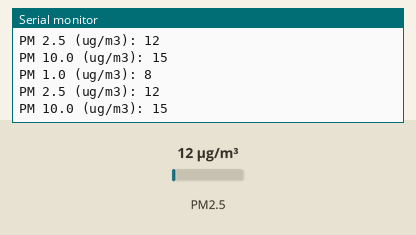
Bench run of a sketch on a simulated Arduino Mega 2560, built with avr-gcc and run on an emulated ATmega2560. Shown: the last lines printed to the serial monitor. The inputs (shaded band) are chosen by the test bench; at power-on: PM2.5 12 µg/m³.

Above: at 2.8 s.
2.9 s: PM2.5 set to 6 µg/m³
At 3.8 s:
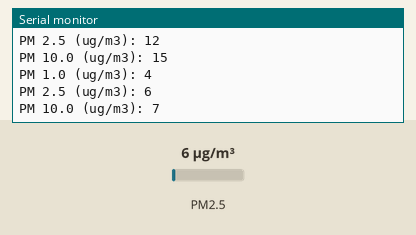
4.4 s: PM2.5 set to 75 µg/m³
At 5.6 s:
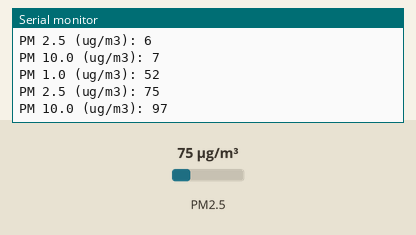
Timing chart, 0 to 7.4 s (numbered marks = the images above; inputs shaded):
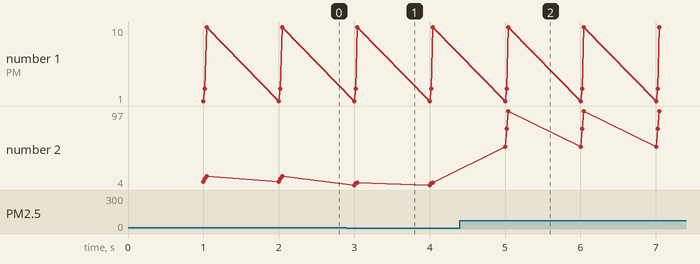

Measured:
- after the input at 2.9 s, the serial monitor: prints a new line after 0.10 s (image 1)
- after the input at 4.4 s, the serial monitor: prints a new line after 0.60 s (image 2)
- plotted number 2: 15 → 7 after the input at 2.9 s, 7 → 97 after the input at 4.4 s

The sketch:

pms7003.ino
```cpp
#include "PMS.h"

PMS pms(Serial1);
PMS::DATA data;

void setup()
{
  Serial.begin(9600);   // GPIO1, GPIO3 (TX/RX pin on ESP-12E Development Board)
  Serial1.begin(9600);  // GPIO2 (D4 pin on ESP-12E Development Board)
}

void loop()
{
  if (pms.read(data))
  {
    Serial.print("PM 1.0 (ug/m3): ");
    Serial.println(data.PM_AE_UG_1_0);

    Serial.print("PM 2.5 (ug/m3): ");
    Serial.println(data.PM_AE_UG_2_5);

    Serial.print("PM 10.0 (ug/m3): ");
    Serial.println(data.PM_AE_UG_10_0);

    Serial.println();
  }
  // Do other stuff...
}
```
